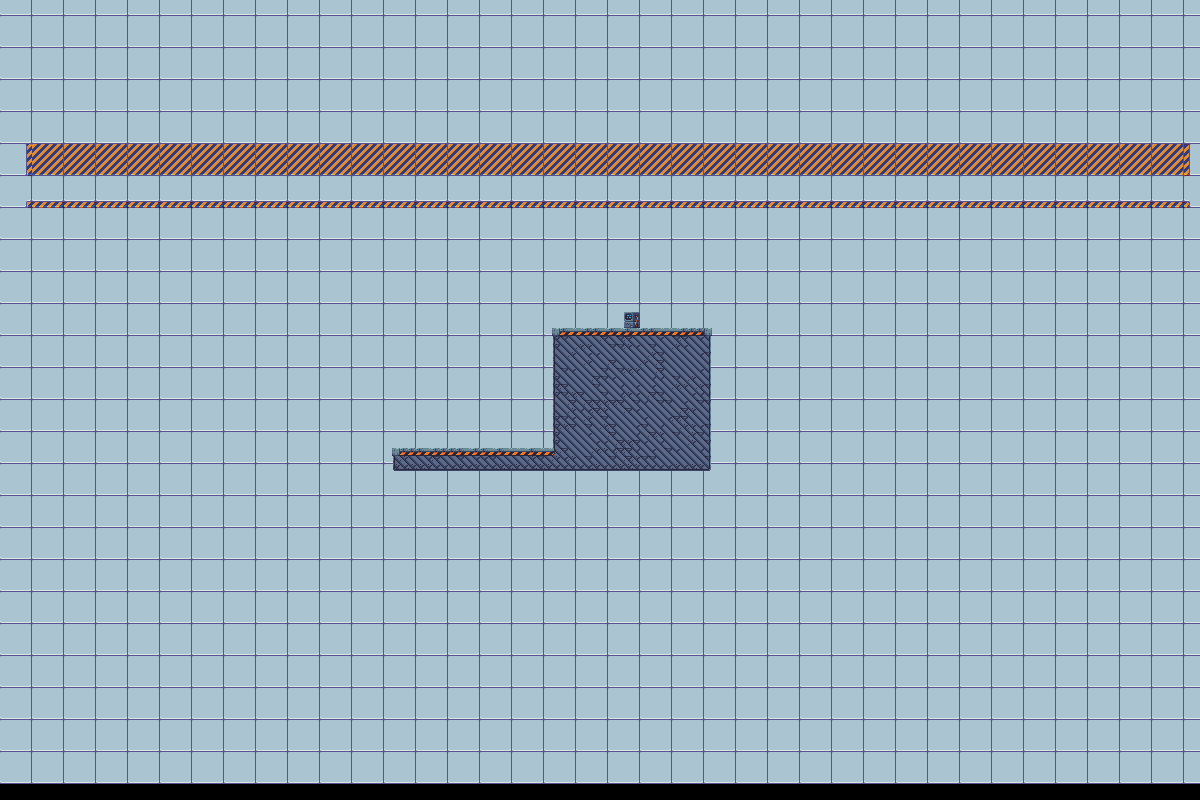

A level layout from a 2D game, rendered from its tile map. Below: a short description, then the map file with tile-grid data replaced by summaries:
An orthogonal 150x100 tile map with 8x8 px tiles, 4 tile layers (background, midground, foreground, navigationLayer), 10 tilesets and 7 objects (2x floor, next_level, death, StartPoint, standard, ...).

<map version="1.2" tiledversion="1.2.0" orientation="orthogonal" renderorder="right-down" width="150" height="100" tilewidth="8" tileheight="8" infinite="0" nextlayerid="16" nextobjectid="119">
 <properties>
  <property name="background_music" value="song21.ogg" />
  <property name="testValue" type="int" value="2" />
 </properties>
 <tileset firstgid="1" name="IndustrialTileset" tilewidth="8" tileheight="8" tilecount="1296" columns="36">
  <image source="industrial-tileset.png" width="288" height="288" />
  <terraintypes>
   <terrain name="Platforms" tile="814" />
  </terraintypes>
  <tile id="458" terrain=",,,0" />
  <tile id="459" terrain=",,0,0" />
  <tile id="460" terrain=",,0,0" />
  <tile id="461" terrain=",,0," />
  <tile id="494" terrain=",0,,0" />
  <tile id="495" terrain="0,0,0,0" />
  <tile id="496" terrain="0,0,0,0" />
  <tile id="497" terrain="0,,0," />
  <tile id="528" terrain=",,,0" />
  <tile id="529" terrain=",,0,0" />
  <tile id="530" terrain=",0,0,0" />
  <tile id="531" terrain="0,0,0,0" />
  <tile id="532" terrain="0,0,0,0" />
  <tile id="533" terrain="0,,0,0" />
  <tile id="534" terrain=",,0,0" />
  <tile id="535" terrain=",,0," />
  <tile id="564" terrain=",0,,0" />
  <tile id="565" terrain="0,0,0,0" />
  <tile id="566" terrain="0,0,0,0" />
  <tile id="567" terrain="0,0,0,0" />
  <tile id="568" terrain="0,0,0,0" />
  <tile id="569" terrain="0,0,0,0" />
  <tile id="570" terrain="0,0,0,0" />
  <tile id="571" terrain="0,,0," />
  <tile id="600" terrain=",0,,0" />
  <tile id="601" terrain="0,0,0,0" />
  <tile id="602" terrain="0,0,0,0" />
  <tile id="603" terrain="0,0,0,0" />
  <tile id="604" terrain="0,0,0,0" />
  <tile id="605" terrain="0,0,0,0" />
  <tile id="606" terrain="0,0,0,0" />
  <tile id="607" terrain="0,,0," />
  <tile id="636" terrain=",0,," />
  <tile id="637" terrain="0,0,," />
  <tile id="638" terrain="0,0,,0" />
  <tile id="639" terrain="0,0,0,0" />
  <tile id="640" terrain="0,0,0,0" />
  <tile id="641" terrain="0,0,0," />
  <tile id="642" terrain="0,0,," />
  <tile id="643" terrain="0,,," />
  <tile id="674" terrain=",0,,0" />
  <tile id="675" terrain="0,0,0,0" />
  <tile id="676" terrain="0,0,0,0" />
  <tile id="677" terrain="0,,0," />
  <tile id="710" terrain=",0,," />
  <tile id="711" terrain="0,0,," />
  <tile id="712" terrain="0,0,," />
  <tile id="713" terrain="0,,," />
 </tileset>
 <tileset firstgid="1297" name="Vent" tilewidth="16" tileheight="16" tilecount="5" columns="5">
  <image source="../textures/vent/vent.png" width="80" height="16" />
  <tile id="0">
   <animation>
    <frame tileid="0" duration="100" />
    <frame tileid="1" duration="100" />
    <frame tileid="2" duration="100" />
    <frame tileid="3" duration="100" />
    <frame tileid="4" duration="100" />
   </animation>
  </tile>
 </tileset>
 <tileset firstgid="1302" name="laser-turn-off" tilewidth="16" tileheight="64" tilecount="7" columns="7">
  <image source="../textures/laser/laser-turn-off.png" width="112" height="64" />
  <tile id="6">
   <animation>
    <frame tileid="6" duration="100" />
    <frame tileid="5" duration="100" />
    <frame tileid="4" duration="100" />
    <frame tileid="3" duration="100" />
    <frame tileid="2" duration="100" />
    <frame tileid="1" duration="100" />
    <frame tileid="0" duration="100" />
   </animation>
  </tile>
 </tileset>
 <tileset firstgid="1309" name="scifitiles-sheet" tilewidth="32" tileheight="32" tilecount="84" columns="14">
  <image source="../textures/scifitiles-sheet.png" width="448" height="192" />
  <terraintypes>
   <terrain name="Grey terrain" tile="20" />
   <terrain name="Blue terrain" tile="4" />
  </terraintypes>
  <tile id="4" terrain="1,1,1,1" />
  <tile id="5" terrain="1,1,1,0" />
  <tile id="6" terrain="1,1,0,0" />
  <tile id="7" terrain="1,1,0,1" />
  <tile id="8" terrain="0,0,0,1" />
  <tile id="9" terrain="0,0,1,0" />
  <tile id="19" terrain="1,0,1,0" />
  <tile id="20" terrain="0,0,0,0" />
  <tile id="21" terrain="0,1,0,1" />
  <tile id="22" terrain="0,1,0,0" />
  <tile id="23" terrain="1,0,0,0" />
  <tile id="33" terrain="1,0,1,1" />
  <tile id="34" terrain="0,0,1,1" />
  <tile id="35" terrain="0,1,1,1" />
 </tileset>
 <tileset firstgid="1393" name="console-turn-on" tilewidth="16" tileheight="16" tilecount="10" columns="10">
  <image source="../textures/console/console-turn-on.png" width="160" height="16" />
  <tile id="0">
   <animation>
    <frame tileid="0" duration="100" />
    <frame tileid="1" duration="100" />
    <frame tileid="2" duration="100" />
    <frame tileid="3" duration="100" />
    <frame tileid="4" duration="100" />
    <frame tileid="5" duration="100" />
    <frame tileid="6" duration="100" />
    <frame tileid="7" duration="100" />
    <frame tileid="8" duration="100" />
    <frame tileid="9" duration="100" />
   </animation>
  </tile>
 </tileset>
 <tileset firstgid="1403" name="console-turn-on_left" tilewidth="16" tileheight="16" tilecount="10" columns="10">
  <image source="../textures/console/console-turn-on_left.png" width="160" height="16" />
  <tile id="0">
   <animation>
    <frame tileid="9" duration="100" />
    <frame tileid="8" duration="100" />
    <frame tileid="7" duration="100" />
    <frame tileid="6" duration="100" />
    <frame tileid="5" duration="100" />
    <frame tileid="4" duration="100" />
    <frame tileid="3" duration="100" />
    <frame tileid="2" duration="100" />
    <frame tileid="1" duration="100" />
    <frame tileid="0" duration="100" />
   </animation>
  </tile>
 </tileset>
 <tileset firstgid="1413" name="Keyboard Black" tilewidth="16" tileheight="16" tilecount="256" columns="16">
  <image source="../textures/controls/Keyboard Black.png" width="256" height="256" />
 </tileset>
 <tileset firstgid="1669" name="mouse_pixelart" tilewidth="15" tileheight="22" tilecount="2" columns="2">
  <image source="../textures/mouse_pixelart.png" width="30" height="22" />
 </tileset>
 <tileset firstgid="1671" name="navigation" tilewidth="8" tileheight="8" tilecount="1" columns="1">
  <image source="navigation.png" width="8" height="8" />
 </tileset>
 <tileset firstgid="1672" name="GlassTexture" tilewidth="8" tileheight="8" tilecount="15" columns="5">
  <image source="../textures/GlassTexture.png" width="40" height="24" />
 </tileset>
 <layer id="1" name="background" width="150" height="100">
  <properties>
   <property name="parallaxSpeed" type="float" value="0.8" />
  </properties>
  <data>[15000 cells, 950 non-empty, 7 distinct tile ids]</data>
 </layer>
 <layer id="2" name="midground" width="150" height="100">
  <properties>
   <property name="parallaxSpeed" type="float" value="0.9" />
  </properties>
  <data>[15000 cells, 0 non-empty, 0 distinct tile ids]</data>
 </layer>
 <layer id="3" name="foreground" width="150" height="100">
  <data>[15000 cells, 421 non-empty, 43 distinct tile ids]</data>
 </layer>
 <layer id="4" name="navigationLayer" width="150" height="100">
  <properties>
   <property name="Navigation" type="bool" value="true" />
  </properties>
  <data>[15000 cells, 0 non-empty, 0 distinct tile ids]</data>
 </layer>
 <group id="5" name="Colliders">
  <objectgroup id="6" name="Win">
   <object id="118" name="Trigger" type="next_level" x="624" y="240" width="16" height="88" />
  </objectgroup>
  <objectgroup id="7" name="Glass" />
  <objectgroup id="8" name="Death">
   <object id="19" name="death" x="4" y="637" width="1200" height="40" />
  </objectgroup>
  <objectgroup id="9" name="Platforms" />
  <objectgroup id="10" name="Floor">
   <properties>
    <property name="testValue" type="int" value="5" />
   </properties>
   <object id="78" name="floor" x="392" y="448" width="160" height="352" />
   <object id="83" name="floor" x="552" y="328" width="158.5" height="472" />
  </objectgroup>
 </group>
 <group id="11" name="Player">
  <objectgroup id="12" name="PlayerData">
   <properties>
    <property name="testValue" type="int" value="3" />
   </properties>
   <object id="9" name="StartPoint" x="408" y="448">
    <point />
   </object>
  </objectgroup>
 </group>
 <group id="13" name="GameObjects">
  <objectgroup id="14" name="Triggers">
   <object id="74" name="Trigger" type="standard" x="440" y="445" width="14" height="3">
    <properties>
     <property name="id0" type="int" value="82" />
    </properties>
   </object>
  </objectgroup>
  <objectgroup id="15" name="GameObjects">
   <object id="82" name="normalBox" x="520" y="432" width="16" height="16" />
  </objectgroup>
 </group>
</map>
